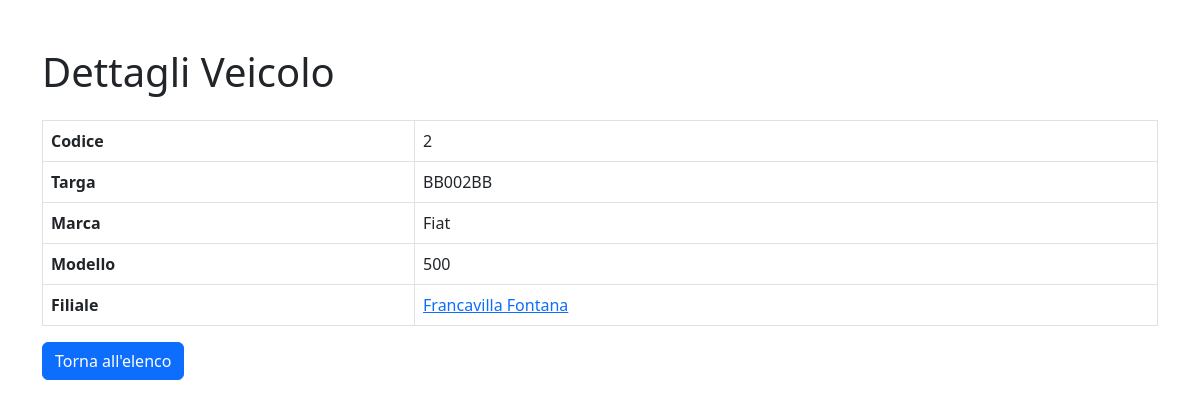
/automezzo.php?id=2, run on the app's committed database.
### tables this page shows
CREATE TABLE `automezzo` (
  `codice` int(11) NOT NULL,
  `targa` varchar(20) NOT NULL,
  `marca` varchar(100) NOT NULL,
  `modello` varchar(100) NOT NULL,
  `filiale_codice` int(11) DEFAULT NULL
);

CREATE TABLE `filiale` (
  `codice` int(11) NOT NULL,
  `indirizzo` varchar(255) NOT NULL,
  `citta` varchar(100) NOT NULL,
  `cap` varchar(10) NOT NULL
);

### automezzo.php (the view, shortened to what this page needs)
<?php
include('config.php');
$conn = new mysqli($servername, $username, $password, $dbname);
$id = (int) $_GET['id'];
$sql = "SELECT Automezzo.*, Filiale.citta, Filiale.indirizzo
        FROM Automezzo
        LEFT JOIN Filiale ON Automezzo.filiale_codice = Filiale.codice
        WHERE Automezzo.codice = $id";
$result = $conn->query($sql);
$veicolo = $result->fetch_assoc();
?>
<!DOCTYPE html>
<html lang="it">
<head>
    <link href="https://cdn.jsdelivr.net/npm/bootstrap@5.3.0/dist/css/bootstrap.min.css" rel="stylesheet">
</head>
<body>
    <div class="container mt-5">
        <h1 class="mb-4">Dettagli Veicolo</h1>
        <table class="table table-bordered">
            <tr>
                <th>Codice</th>
                <td><?php echo $veicolo['codice']; ?></td>
            </tr>
            <tr>
                <th>Targa</th>
                <td><?php echo $veicolo['targa']; ?></td>
            </tr>
            <tr>
                <th>Marca</th>
                <td><?php echo $veicolo['marca']; ?></td>
            </tr>
            <tr>
                <th>Modello</th>
                <td><?php echo $veicolo['modello']; ?></td>
            </tr>
            <tr>
                <th>Filiale</th>
                <td><a href='filiale.php?id=<?php echo $veicolo['filiale_codice']; ?>'><?php echo $veicolo['citta']; ?></a></td>
            </tr>
        </table>
        <a href="index.php" class="btn btn-primary">Torna all'elenco</a>
    </div>
</body>
</html>

### data on the page
automezzo: codice "2", targa "BB002BB", marca "Fiat", modello "500", filiale_codice.citta "Francavilla Fontana"
